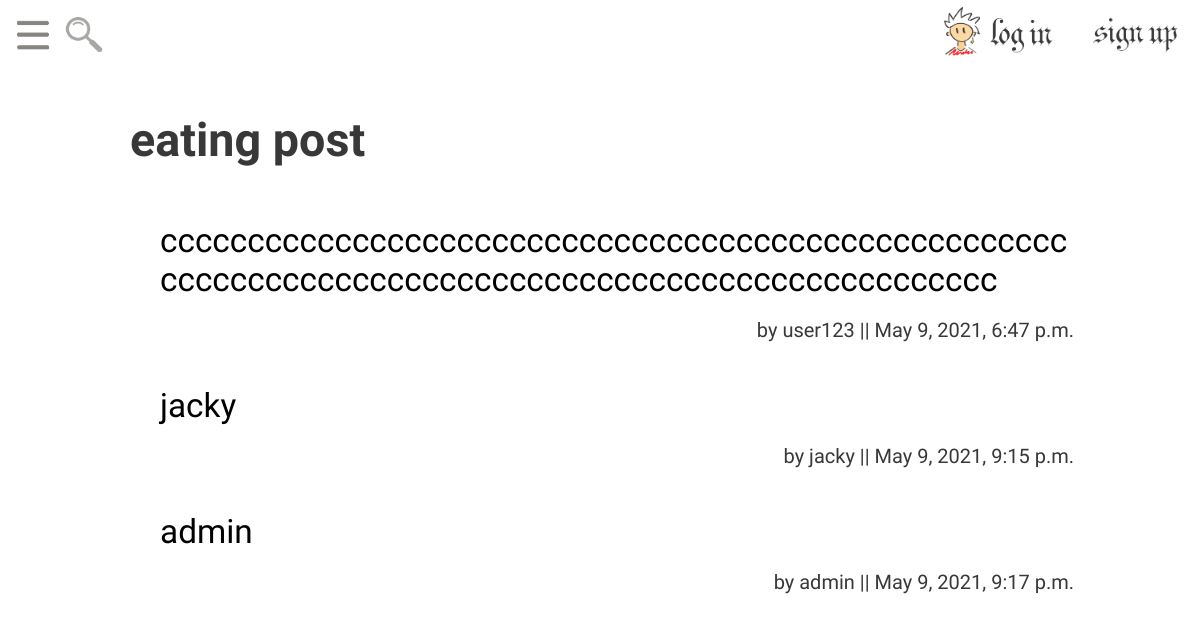
/channel/eating/, run on an earlier commit of the app's database.
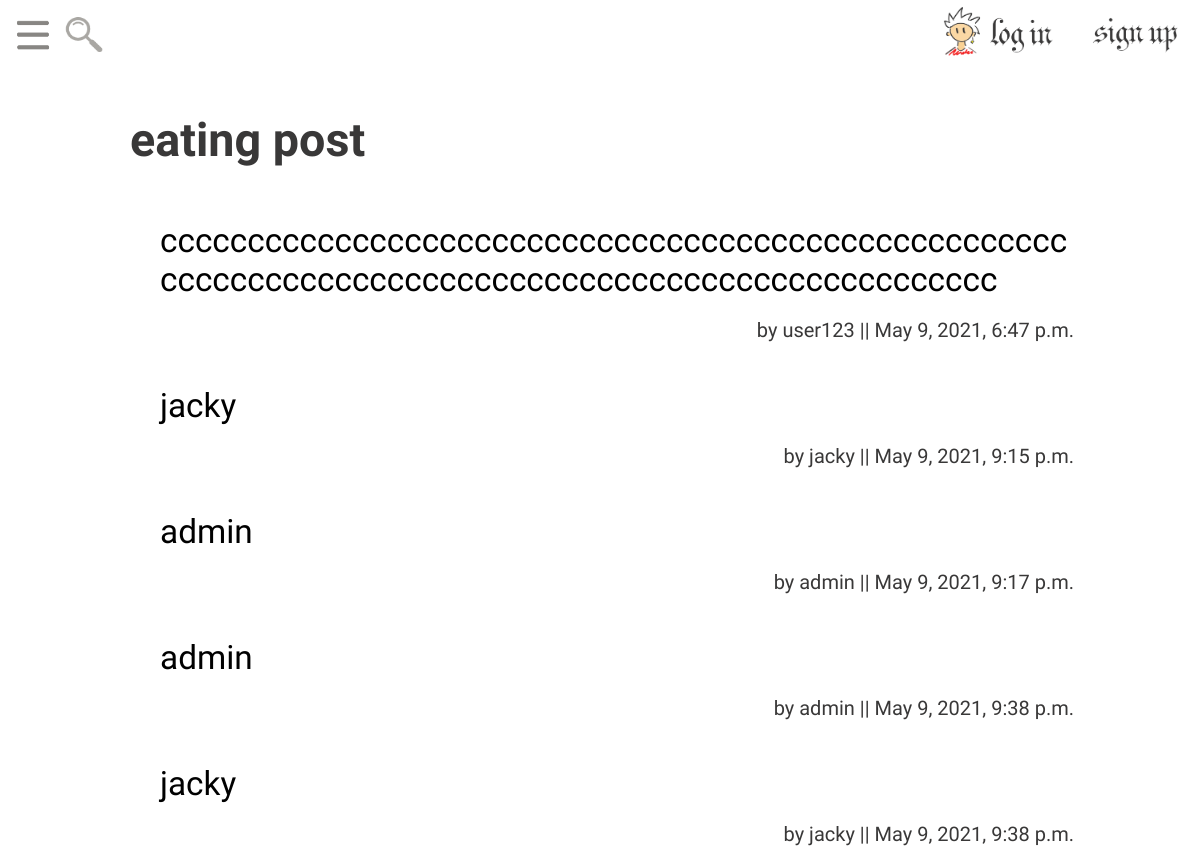
And on a later commit of the database.
### app/models.py (models this page shows, shortened)
class Post(models.Model):
    status = {
        (0, 'Inactive'),
        (1, 'Active')
    }
    post_id = models.UUIDField(primary_key=True, auto_created=True, default=uuid.uuid4, editable=False)
    channel = models.ForeignKey(Channel, on_delete=models.CASCADE)
    created_by = models.ForeignKey(User, on_delete=models.CASCADE)
    post_title = models.CharField(max_length=30)
    post_priority = models.IntegerField(default=50)
    post_content = models.TextField()
    status = models.SmallIntegerField(choices=status, default=1)
    created_at = models.DateTimeField(auto_now_add=True)
    modified_at = models.DateTimeField(auto_now=True)

### app/views.py (the view)
# urls.py: path('channel/<str:channel_name>/', views.list_post),
def list_post(request, channel_name):
    if request.method == 'GET':
        channel = Channel.objects.get(channel_name=channel_name)
        post_list = Post.objects.filter(channel=channel).order_by('-post_priority')
        return render(request, 'post_list.html', locals())

### templates/post_list.html (shortened to what this page needs)
{% include 'include/nav.html' %}
{% load static %}
<!DOCTYPE html onclick="backOriginal()">
<html lang="en">
<head>
</head>
<body>
<div class="container">
    <div class="sub_container">
        <h1>{{ channel_name }} post</h1>
        {% for post in post_list %}
            <ul id="post">
                <a href='/post/{{ post.post_id }}/'>
                    <li>
                        <div id="p1">{{ post.post_title }}</div>
                        <br/>
                        <div id="p2">by {{ post.created_by }} || {{ post.created_at }}</div>
                    </li>
                </a>
            </ul>
        {% endfor %}
    </div>
</div>
</body>
</html>

What changed in the data, as far as the page shows it:
added Post: post_title "admin", created_by "admin", created_at "May 9, 2021, 9:38 p.m."
added Post: post_title "jacky", created_by "jacky", created_at "May 9, 2021, 9:38 p.m."
